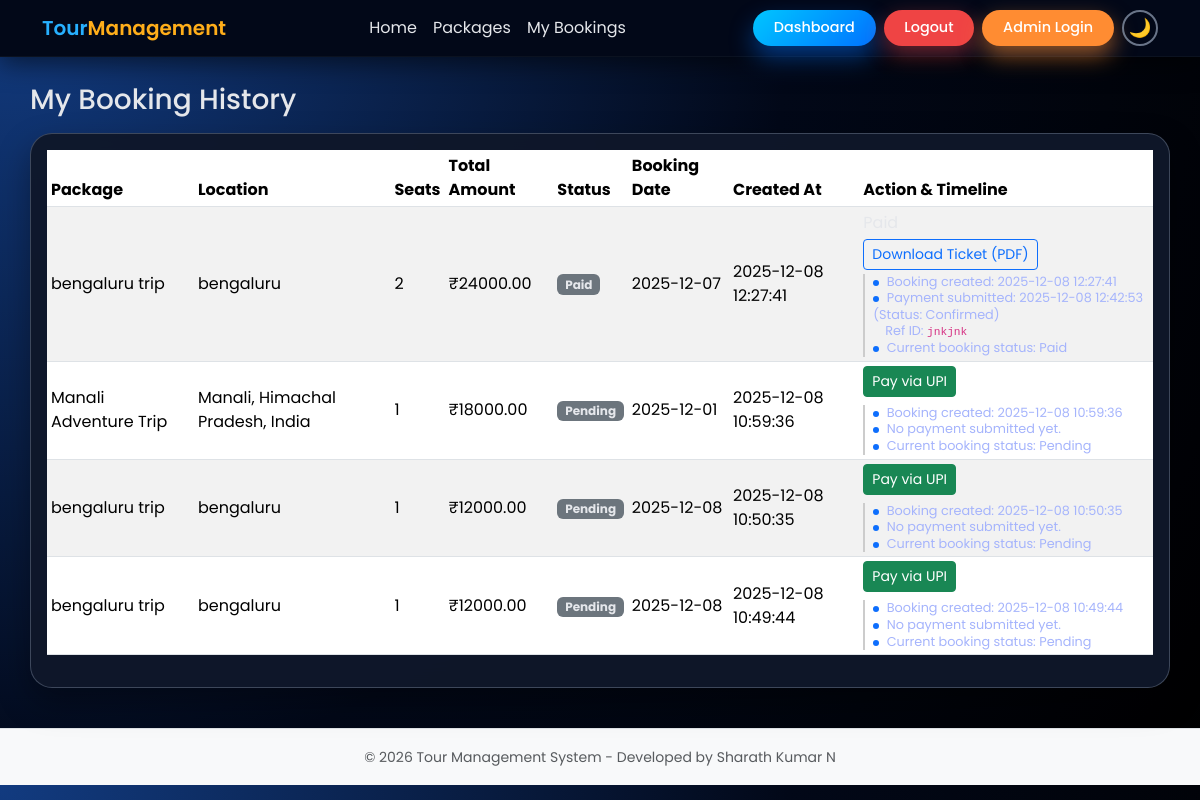
Page /booking_history.php (signed in) on the committed database.
### tables this page shows
CREATE TABLE `bookings` (
  `id` int(11) NOT NULL,
  `customer_id` int(11) NOT NULL,
  `package_id` int(11) NOT NULL,
  `booking_date` date NOT NULL,
  `seats` int(11) NOT NULL DEFAULT 1,
  `total_amount` decimal(10,2) NOT NULL DEFAULT 0.00,
  `status` enum('Pending','Confirmed','Paid','Cancelled') DEFAULT 'Pending',
  `created_at` timestamp NOT NULL DEFAULT current_timestamp()
);

CREATE TABLE `packages` (
  `id` int(11) NOT NULL,
  `name` varchar(150) NOT NULL,
  `location` varchar(150) NOT NULL,
  `description` text NOT NULL,
  `price` decimal(10,2) NOT NULL,
  `days` int(11) NOT NULL,
  `latitude` decimal(10,8) DEFAULT NULL,
  `longitude` decimal(11,8) DEFAULT NULL,
  `created_at` timestamp NOT NULL DEFAULT current_timestamp(),
  `from_location` varchar(255) DEFAULT NULL,
  `to_location` varchar(255) DEFAULT NULL,
  `image` varchar(255) DEFAULT NULL,
  `distance_km` int(11) DEFAULT NULL
);

CREATE TABLE `payments` (
  `id` int(11) NOT NULL,
  `booking_id` int(11) NOT NULL,
  `amount` decimal(10,2) NOT NULL,
  `method` varchar(50) NOT NULL,
  `status` enum('Pending','Confirmed','Rejected') DEFAULT 'Pending',
  `transaction_id` varchar(100) NOT NULL,
  `created_at` timestamp NOT NULL DEFAULT current_timestamp()
);

### booking_history.php (the view, shortened to what this page needs)
<?php
require 'db.php';
$customer_id = (int) $_SESSION['customer_id'];
$sql = "SELECT b.*, p.name AS package_name, p.location
        FROM bookings b
        JOIN packages p ON b.package_id = p.id
        WHERE b.customer_id = $customer_id
        ORDER BY b.created_at DESC";
$res = mysqli_query($conn, $sql);
include 'header.php';
?>
<h3 class="mb-3">My Booking History</h3>
<div class="card card-shadow">
    <div class="card-body">
        <?php if (!$res || mysqli_num_rows($res) === 0): ?>
            <p class="mb-0">You have not booked any packages yet.
                <a href="packages.php">Browse packages</a>.
            </p>
        <?php else: ?>
            <div class="table-responsive">
                <table class="table table-striped table-sm align-middle">
                    <thead>
                        <tr>
                            <th>Package</th>
                            <th>Location</th>
                            <th>Seats</th>
                            <th>Total Amount</th>
                            <th>Status</th>
                            <th>Booking Date</th>
                            <th>Created At</th>
                            <th>Action & Timeline</th>
                        </tr>
                    </thead>
                    <tbody>
                    <?php while ($b = mysqli_fetch_assoc($res)): ?>
                        <?php
                        $bid = (int)$b['id'];
                        $payRes = mysqli_query($conn, "
                            SELECT status, transaction_id, created_at
                            FROM payments
                            WHERE booking_id = $bid
                            ORDER BY created_at DESC
                            LIMIT 1
                        ");
                        $payStatus = null;
                        $payTxn    = null;
                        $payTime   = null;
                        if ($payRes && mysqli_num_rows($payRes) > 0) {
                            $prow = mysqli_fetch_assoc($payRes);
                            $payStatus = $prow['status'];
                            $payTxn    = $prow['transaction_id'];
                            $payTime   = $prow['created_at'];
                        }
                        $isPaid      = ($b['status'] === 'Paid' || $payStatus === 'Confirmed');
                        $underReview = ($payStatus === 'Pending' && !$isPaid);
                        ?>
                        <tr>
                            <td><?php echo htmlspecialchars($b['package_name']); ?></td>
                            <td><?php echo htmlspecialchars($b['location']); ?></td>
                            <td><?php echo htmlspecialchars($b['seats']); ?></td>
                            <td>₹<?php echo htmlspecialchars($b['total_amount']); ?></td>
                            <td><span class="badge bg-secondary"><?php echo htmlspecialchars($b['status']); ?></span></td>
                            <td><?php echo htmlspecialchars($b['booking_date']); ?></td>
                            <td><?php echo htmlspecialchars($b['created_at']); ?></td>
                            <td>
                                <?php if ($isPaid): ?>
                                    <span class="text-success d-block mb-1">Paid</span>
                                    <a href="ticket.php?booking_id=<?php echo $b['id']; ?>"
                                       class="btn btn-sm btn-outline-primary" target="_blank">
                                        Download Ticket (PDF)
                                    </a>
                                <?php elseif ($underReview): ?>
                                    <span class="text-warning d-block mb-1">Payment Under Review</span>
                                <?php else: ?>
                                    <a href="payment.php?booking_id=<?php echo $b['id']; ?>"
                                       class="btn btn-sm btn-success mb-1">
                                        Pay via UPI
                                    </a>
                                <?php endif; ?>
                                <div class="timeline-box text-muted mt-1">
                                    <div>
                                        <span class="timeline-dot"></span>
                                        Booking created: <?php echo htmlspecialchars($b['created_at']); ?>
                                    </div>
                                    <?php if ($payTime): ?>
                                        <div>
                                            <span class="timeline-dot"></span>
                                            Payment submitted: <?php echo htmlspecialchars($payTime); ?>
                                            (Status: <?php echo htmlspecialchars($payStatus); ?>)
                                        </div>
                                        <?php if ($payTxn): ?>
                                            <div style="margin-left: 12px;">
                                                Ref ID: <code><?php echo htmlspecialchars($payTxn); ?></code>
                                            </div>
                                        <?php endif; ?>
                                    <?php else: ?>
                                        <div>
                                            <span class="timeline-dot"></span>
                                            No payment submitted yet.
                                        </div>
                                    <?php endif; ?>
                                    <div>
                                        <span class="timeline-dot"></span>
                                        Current booking status: <?php echo htmlspecialchars($b['status']); ?>
                                    </div>
                                </div>
                            </td>
                        </tr>
                    <?php endwhile; ?>
                    </tbody>
                </table>
            </div>
        <?php endif; ?>
    </div>
</div>
<?php include 'footer.php'; ?>

### header.php (shortened to what this page needs)
<!DOCTYPE html>
<html lang="en">
<head>
    <link href="https://cdn.jsdelivr.net/npm/bootstrap@5.3.3/dist/css/bootstrap.min.css" rel="stylesheet">
</head>
<body>
<nav class="navbar navbar-expand-lg main-navbar">
    <div class="container">
        <a class="navbar-brand" href="index.php">
            <span class="brand-primary">Tour</span><span class="brand-accent">Management</span>
        </a>
        <div class="collapse navbar-collapse" id="mainNavbar">
            <ul class="navbar-nav mx-auto">
                <li class="nav-item"><a class="nav-link <?= basename($_SERVER['PHP_SELF'])=='index.php'?'nav-link-active':'' ?>" href="index.php">Home</a></li>
                <li class="nav-item"><a class="nav-link <?= basename($_SERVER['PHP_SELF'])=='packages.php'?'nav-link-active':'' ?>" href="packages.php">Packages</a></li>
                <li class="nav-item"><a class="nav-link <?= basename($_SERVER['PHP_SELF'])=='booking_history.php'?'nav-link-active':'' ?>" href="booking_history.php">My Bookings</a></li>
            </ul>
            <div class="d-flex align-items-center gap-2 flex-wrap">
                <?php if (!empty($_SESSION['customer_id'])): ?>
                    <a href="dashboard.php" class="btn-main">Dashboard</a>
                    <a href="logout.php" class="btn-logout">Logout</a>
                <?php else: ?>
                    <a href="login.php" class="btn-main">Customer Login</a>
                <?php endif; ?>
                <a href="admin/login.php" class="btn-admin">Admin Login</a>
                <button class="theme-toggle-btn" id="themeToggle" type="button">
                    <span class="theme-toggle-icon" id="themeIcon">🌙</span>
                </button>
            </div>
        </div>
    </div>
</nav>
<div class="container page-wrapper">

### footer.php (shortened to what this page needs)
</div>
<footer class="bg-light text-center text-muted py-3 border-top">
    <small>&copy; <?php echo date('Y'); ?> Tour Management System - Developed by Sharath Kumar N</small>
</footer>
</body>
</html>

### header.php (style rules this page uses)
:root { --bg-body: radial-gradient(circle at top left, #123b80 0%, #020818 55%, #000000 100%); --bg-nav: #020818; --nav-border: #0b1220; --text-main: #e5e7eb; --text-muted: #9ca3af; --brand-primary: #27b0ff; --brand-accent: #ffae1a; --link-normal: #e5e7eb; --link-active: #27b0ff; --btn-primary-bg: linear-gradient(135deg, #00c6ff, #0072ff); --btn-primary-shadow: 0 12px 24px rgba(0, 114, 255, 0.45); --btn-admin-bg: #ff8c32; --btn-admin-shadow: 0 10px 22px rgba(255, 140, 50, 0.55); --card-bg: rgba(15, 23, 42, 0.96); --border-soft: rgba(148,163,184,0.35); }
body { margin: 0; background: var(--bg-body); color: var(--text-main); font-family: "Poppins", sans-serif; }
.main-navbar { background: var(--bg-nav); border-bottom: 1px solid var(--nav-border); box-shadow: 0 6px 26px rgba(0,0,0,0.55); position: sticky; top: 0; z-index: 1000; }
.navbar-brand { font-weight: 600; font-size: 1.25rem; }
.brand-primary { color: var(--brand-primary); }
.brand-accent { color: var(--brand-accent); }
.navbar-nav .nav-link { color: var(--link-normal) !important; padding-inline: 1rem; transition: 0.25s; position: relative; }
.navbar-nav .nav-link:hover, .nav-link-active { color: var(--link-active) !important; }
.navbar-nav .nav-link::after { content: ""; position: absolute; bottom: 0; left: 0; width: 0; height: 2px; background: linear-gradient(90deg, var(--brand-primary), var(--brand-accent)); transition: width 0.22s ease; }
.navbar-nav .nav-link:hover::after, .nav-link-active::after { width: 60%; }
.btn-main, .btn-admin, .btn-logout { border-radius: 999px; padding: 0.45rem 1.3rem; display: inline-flex; align-items: center; font-size: .9rem; font-weight: 500; color: #fff !important; text-decoration: none; transition: 0.25s; }
.btn-main { background: var(--btn-primary-bg); box-shadow: var(--btn-primary-shadow); }
.btn-admin { background: var(--btn-admin-bg); box-shadow: var(--btn-admin-shadow); }
.btn-logout { background: #ef4444; box-shadow: 0 8px 22px rgba(239,68,68,.45); }
.theme-toggle-btn { width: 36px; height: 36px; border-radius: 50%; border: 2px solid rgba(148,163,184,.7); background: transparent; display: flex; align-items: center; justify-content: center; transition: 0.3s; }
.theme-toggle-icon { font-size: 1.15rem; pointer-events: none; }
.page-wrapper { padding: 26px 0 40px; }
.card, .card-shadow, .auth-card, .login-card { border-radius: 22px !important; background: var(--card-bg) !important; border: 1px solid var(--border-soft); backdrop-filter: blur(14px); box-shadow: 0 14px 32px rgba(0,0,0,0.35); transition: .35s; position: relative; overflow: hidden; }
[data-theme="dark"] .card-body, [data-theme="dark"] .card-body p, [data-theme="dark"] .card-body li, [data-theme="dark"] .card-body span, [data-theme="dark"] .card-body small { color: #e5e7eb !important; }
[data-theme="dark"] .card-body .text-muted { color: #a5b4fc !important; }

### booking_history.php (style rules this page uses)
.timeline-box { font-size: 0.8rem; line-height: 1.3; margin-top: 4px; padding-left: 8px; border-left: 2px solid #ccc; }
.timeline-dot { width: 6px; height: 6px; background-color: #0d6efd; border-radius: 50%; display: inline-block; margin-right: 4px; }

### rows in the picture
bookings: package.name "bengaluru trip", package.location "bengaluru", seats "2", total_amount "24000.00", status "Paid", booking_date "2025-12-07", created_at "2025-12-08 12:27:41", payments.created_at "2025-12-08 12:42:53", payments.status "Confirmed", payments.transaction_id "jnkjnk"
bookings: package.name "Manali Adventure Trip", package.location "Manali, Himachal Pradesh, India", seats "1", total_amount "18000.00", status "Pending", booking_date "2025-12-01", created_at "2025-12-08 10:59:36", shows "No payment submitted yet."
bookings: package.name "bengaluru trip", package.location "bengaluru", seats "1", total_amount "12000.00", status "Pending", booking_date "2025-12-08", created_at "2025-12-08 10:50:35", shows "No payment submitted yet."
bookings: package.name "bengaluru trip", package.location "bengaluru", seats "1", total_amount "12000.00", status "Pending", booking_date "2025-12-08", created_at "2025-12-08 10:49:44", shows "No payment submitted yet."
